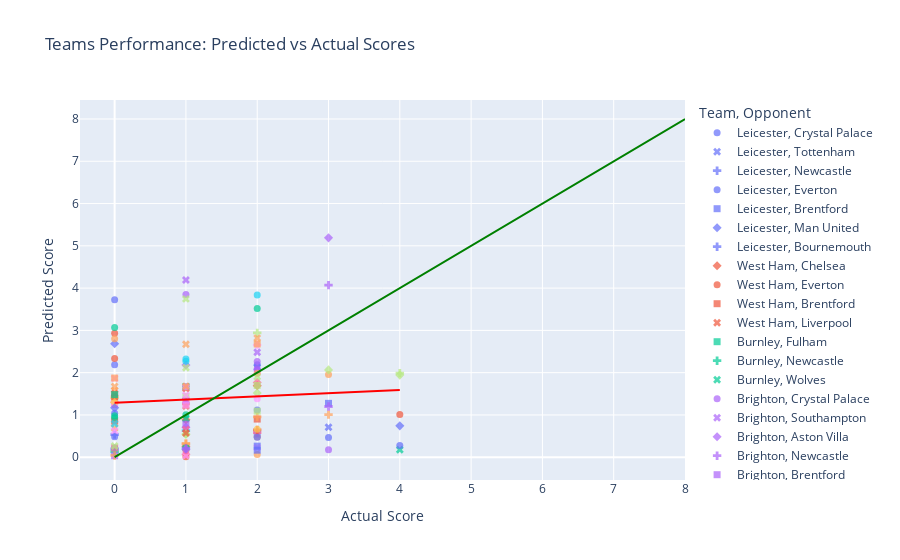

Write notebook code for a chart like this one.
### Markdown cell above
### graph of test data

### Code cell
import plotly.express as px
import plotly.graph_objects as go

with torch.no_grad():
    home_outputs, away_outputs = model(X_test_tensor, X_test_tensor[:, 0], X_test_tensor[:, 1], X_test_tensor[:, 2])
    home_outputs = home_outputs.squeeze().cpu().numpy()
    away_outputs = away_outputs.squeeze().cpu().numpy()

    y_home_test_np = y_home_test_tensor.cpu().numpy()
    y_away_test_np = y_away_test_tensor.cpu().numpy()

    home_teams = team_label_encoder.inverse_transform(X_test['home_team'])
    away_teams = team_label_encoder.inverse_transform(X_test['away_team'])

    df_home = pd.DataFrame({
        'Team': home_teams,
        'Opponent': away_teams,
        'Actual Score': y_home_test_np,
        'Predicted Score': home_outputs
    })

    df_away = pd.DataFrame({
        'Team': away_teams,
        'Opponent': home_teams,
        'Actual Score': y_away_test_np,
        'Predicted Score': away_outputs
    })

    df_all = pd.concat([df_home, df_away])

    fig = px.scatter(df_all, x='Actual Score', y='Predicted Score', color='Team', symbol='Opponent',
                     title='Teams Performance: Predicted vs Actual Scores',
                     labels={'Actual Score': 'Actual Score', 'Predicted Score': 'Predicted Score'},
                     hover_data=['Team', 'Opponent'])

    m, b = np.polyfit(df_all['Actual Score'], df_all['Predicted Score'], 1)
    trendline = m * df_all['Actual Score'] + b
    fig.add_trace(go.Scatter(x=df_all['Actual Score'], y=trendline, mode='lines', name='Trendline', line={"color": "red"}))

    line_x_values = np.linspace(0, 8)
    line_y_values = line_x_values
    fig.add_trace(go.Scatter(x=line_x_values, y=line_y_values, mode='lines', name='y = x', line={"color": "green"}))

    fig.update_traces(marker=dict(size=7, opacity=0.7), selector=dict(mode='markers'))
    fig.show()
